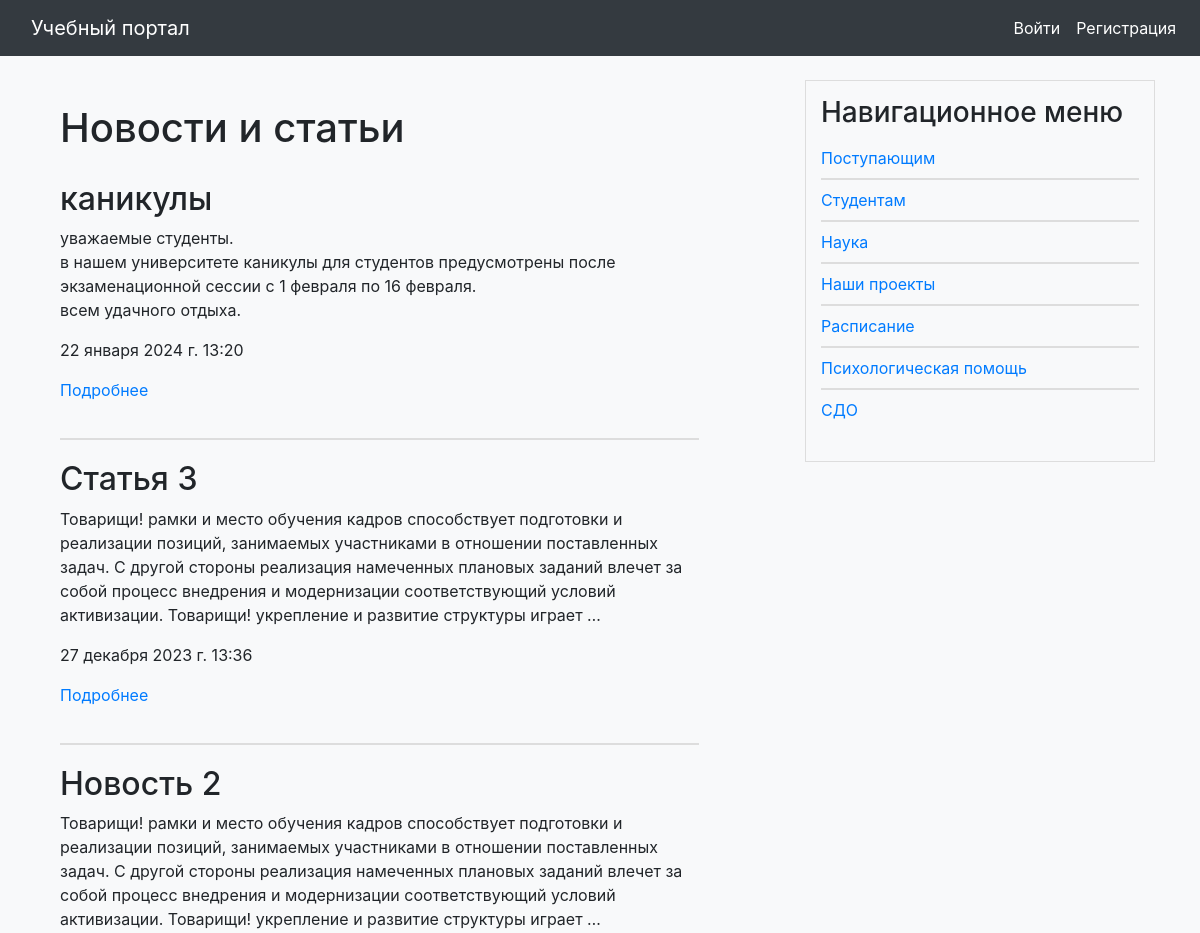
/ (upper part), run on an earlier commit of the app's database.
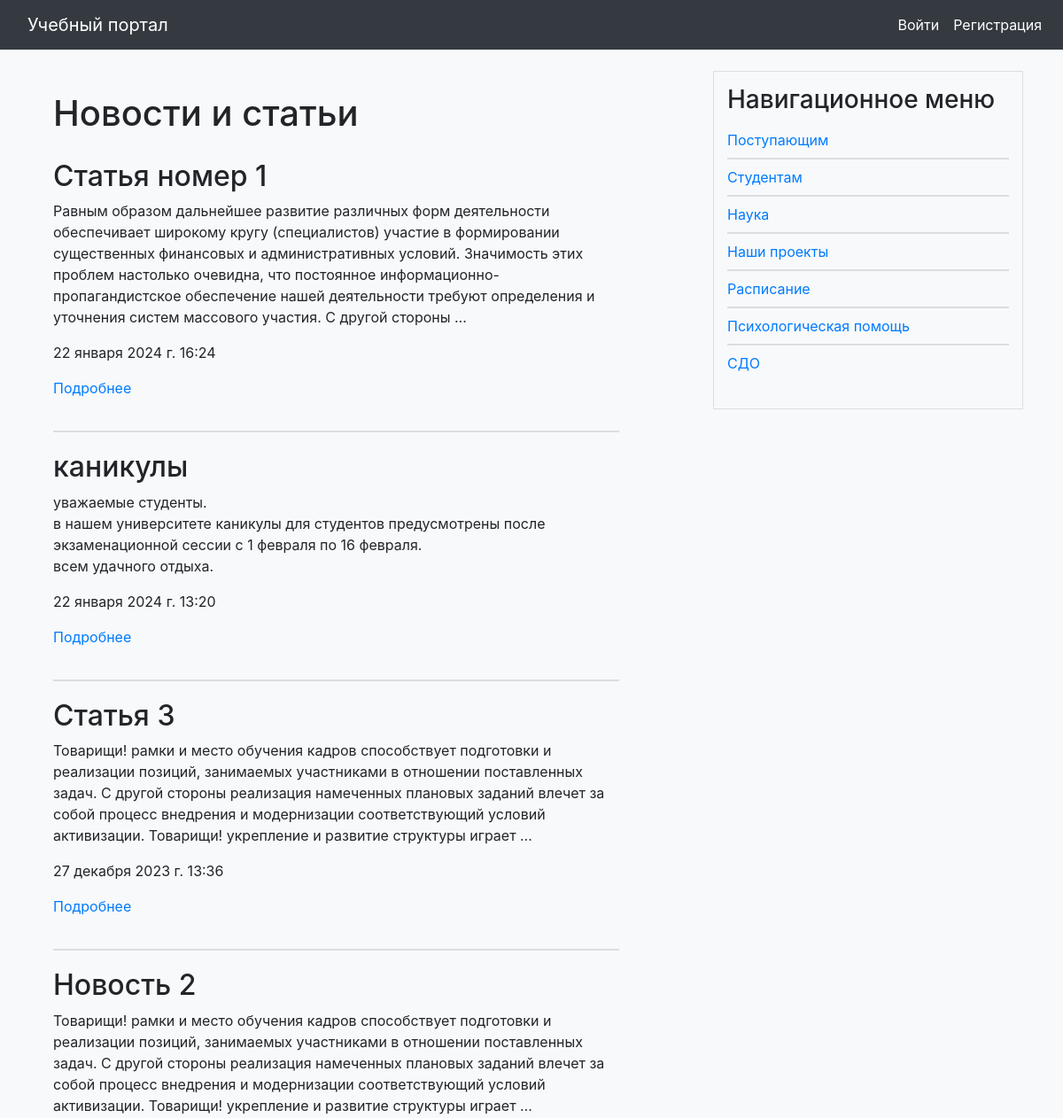
And on a later commit of the database.
### portal/models.py (models this page shows, shortened)
class ArticlesAndNews(models.Model):
    class Status(models.IntegerChoices):
        DRAFT = 0, 'Черновик'
        PUBLISHED = 1, 'Опубликовано'
    class Meta:
        verbose_name = 'Статьи и новости'
        verbose_name_plural = 'Статьи и новости'
        ordering = ['-time_create']
        indexes = [
            models.Index(fields=['-time_create']),
        ]
    title = models.CharField(max_length=255, verbose_name='Заголовок')
    slug = models.SlugField(max_length=255, unique=True, db_index=True, verbose_name='Slug',
                            validators=[
                                MinLengthValidator(5, message="Минимум 5 символов"),
                                MaxLengthValidator(100, message="Максимум 100 символов")
                            ])
    file = models.FileField(upload_to='file/%Y/%m/%d/', default=None,
                            blank=True, null=True, verbose_name='Файлы')
    photo = models.ImageField(upload_to='photos/%Y/%m/%d/', default=None,
                              blank=True, null=True, verbose_name='Фото')
    content = models.TextField(blank=True, verbose_name='Текст статьи')
    time_create = models.DateTimeField(auto_now_add=True, verbose_name='Время создания')
    time_update = models.DateTimeField(auto_now=True, verbose_name='Время изменения')
    is_published = models.BooleanField(choices=tuple(map(lambda x: (bool(x[0]), x[1]), Status.choices)),
                                       default=Status.DRAFT, verbose_name="Статус")
    cat = models.ForeignKey('Category', on_delete=models.PROTECT, related_name='posts', verbose_name='Категории',
                            default=None)
    objects = models.Manager()
    published = PublishedManager()
    def get_absolute_url(self):
        return reverse('post', kwargs={'post_slug': self.slug})

class ShowInfo(models.Model):
    class Meta:
        verbose_name = 'Основная информация'
        verbose_name_plural = 'Основная информация'
    title = models.CharField(max_length=255, verbose_name='Заголовок')
    slug = models.SlugField(max_length=255, unique=True, db_index=True, verbose_name='Slug')
    photo = models.ImageField(upload_to='photos/info', default=None,
                              blank=True, null=True, verbose_name='Фото')
    file = models.FileField(upload_to='file/%Y/%m/%d/', default=None,
                            blank=True, null=True, verbose_name='Файлы')
    content = models.TextField(blank=True, verbose_name='Текст статьи')
    def get_absolute_url(self):
        return reverse('show_info', kwargs={'info_slug': self.slug})

### portal/views.py (the view)
# urls.py: path('', views.PortalHome.as_view(), name='home'),
class PortalHome(ListView):
    model = ArticlesAndNews
    template_name = 'portal/index.html'
    context_object_name = 'posts'
    extra_context = {
        'title': 'Главная страница'
    }
    def get_queryset(self):
        return ArticlesAndNews.published.all()

### portal/context_processors.py (called while the page is built)
def get_portal_context(request):
    navigate = ShowInfo.objects.all()
    return {'navigate': navigate}

### portal/models.py (called while the page is built)
    def get_queryset(self):
        return super().get_queryset().filter(is_published=ArticlesAndNews.Status.PUBLISHED)

### portal/templates/portal/index.html (shortened to what this page needs)
{% extends 'base.html' %}
{% block content %}
<div class="container mt-4 content">
    <div class="row">
        <div class="col-md-11">
            <h1>Новости и статьи</h1>
            <ul class="article-list">
                {% for p in posts %}
                <li class="article-list-item">
                    <div class="article-content">
                        <h2>{{ p.title }}</h2>
                        <div class="article-text">
                            {% autoescape off %}
                            {{p.content|linebreaks|truncatewords:40}}
                            {% endautoescape %}
                            <p>{{ p.time_create }}</p>
                        </div>
                        <p><a href="{{ p.get_absolute_url }}">Подробнее</a></p>
                    </div>
                </li>
                {% endfor %}
            </ul>
        </div>
    </div>
</div>
{% endblock %}

### templates/base.html (shortened to what this page needs)
{% load static %}
<!DOCTYPE html>
<html lang="en">
<head>
    <link rel="stylesheet" href="https://stackpath.bootstrapcdn.com/bootstrap/4.3.1/css/bootstrap.min.css">
    <link rel="stylesheet" href="https://cdn.jsdelivr.net/npm/bootstrap-icons@1.10.5/font/bootstrap-icons.css">
    <link type="text/css" href="{% static 'portal/css/styles.css' %}" rel="stylesheet" />
</head>
<body>
<nav class="navbar navbar-expand-lg navbar-dark bg-dark fixed-top navbar-custom">
    <a class="navbar-brand" href="/">Учебный портал</a>
    <div class="collapse navbar-collapse" id="navbarNav">
    <ul class="navbar-nav ml-auto">
        {% if user.is_authenticated %}
            {% if request.user.cat_user_id == 3 %}
                <li class="nav-item">
                    <a class="nav-link" href="addpage/">Добавить статью</a>
                </li>
            {% endif %}
            <li class="nav-item">
                <a class="nav-link" href="{% url 'users:profile' %}">{{ user.username }}</a>
            </li>
            <li class="nav-item">
                <a class="nav-link" href="{% url 'education:personal-area' %}">Личный кабинет</a>
            </li>
            <li class="nav-item">
                <a class="nav-link" href="{% url 'users:logout' %}">Выйти</a>
            </li>
        {% else %}
            <li class="nav-item">
                <a class="nav-link" href="{% url 'users:login' %}">Войти</a>
            </li>
            <li class="nav-item">
                <a class="nav-link" href="{% url 'users:register' %}">Регистрация</a>
            </li>
        {% endif %}
    </ul>
</div>
</nav>
<div class="container mt-4">
    <div class="row">
        <div class="col-md-8">
            {% block content %}
            {% endblock %}
        </div>
        <div class="col-md-4">
            <div class="nav-block">
                <h3>Навигационное меню</h3>
                <ul>
                    {% if request.resolver_match.namespace == 'education' %}
                        {% if request.user.cat_user_id == 1 %}
                            {% if request.user.group_stud %}
                                <li><a href="{% url 'education:my_group' %}">Моя группа</a></li>
                            {% endif %}
                            <li><a href="{% url 'education:for_students' %}">Для студентов</a></li>
                            <li><a href="{% url 'education:tests' %}">Тесты</a></li>
                            <li><a href="{% url 'education:library' %}">Библиотека</a></li>
                        {% elif request.user.cat_user_id == 2 %}
                            {% if request.user.group_stud %}
                                <li><a href="{% url 'education:my_group' %}">Моя группа</a></li>
                            {% endif %}
                            <li><a href="{% url 'education:for_teacher' %}">Для преподавателей</a></li>
                            <li><a href="{% url 'education:tests' %}">Тесты</a></li>
                            <li><a href="{% url 'education:library' %}">Библиотека</a></li>
                        {% endif %}
                    {% else %}
                        {% for n in navigate %}
                            <li><a href="{{ n.get_absolute_url }}">{{ n.title }}</a></li>
                        {% endfor %}
                    {% endif %}
                </ul>
            </div>
        </div>
    </div>
</div>
</body>
</html>

What changed in the data, as far as the page shows it:
added ArticlesAndNews: title "Статья номер 1", content "Равным образом дальнейшее развитие различных форм деятельности обеспечивает широкому кругу (специалистов) участие в формировании существенных финансовых и административных условий. Значимость этих проблем настолько очевидна, что постоянное информационно-пропагандистское обеспечение нашей деятельности требуют определения и уточнения систем массового участия. С другой стороны …", time_create "22 января 2024 г. 16:24"
